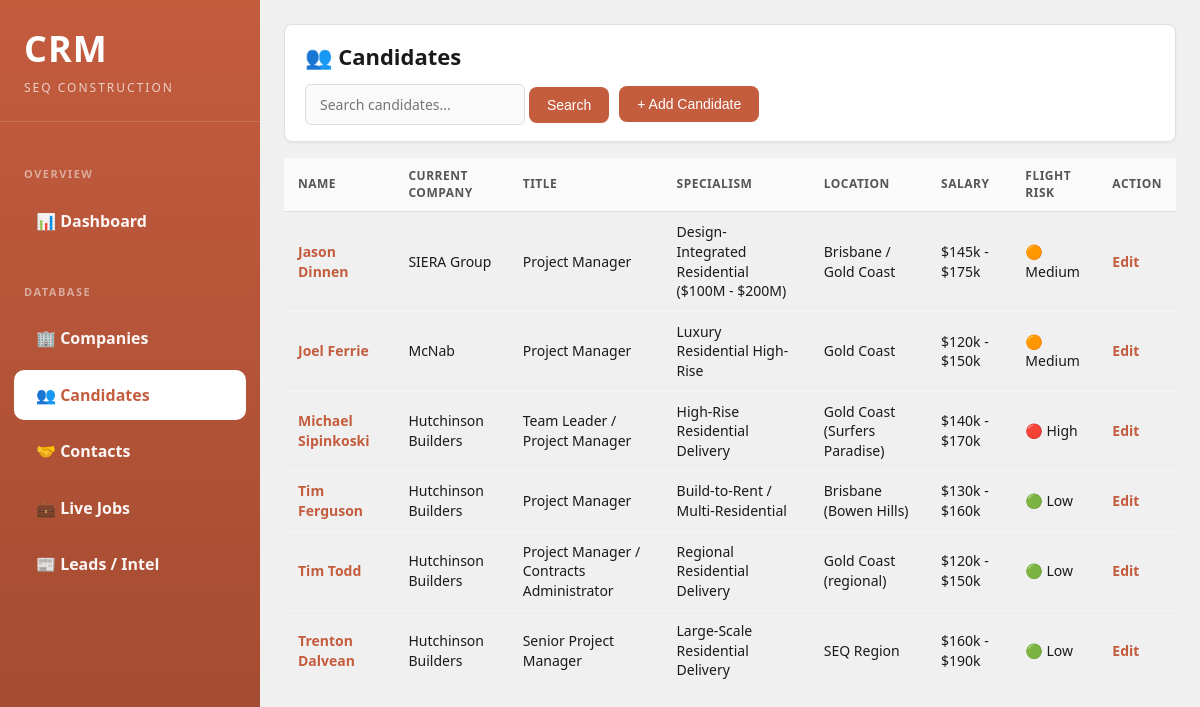
The page /candidates on the database its author committed.
### tables this page shows
CREATE TABLE candidates (
            id INTEGER PRIMARY KEY,
            name TEXT UNIQUE NOT NULL,
            current_company TEXT,
            title TEXT,
            specialism TEXT,
            years_experience INTEGER,
            salary_band TEXT,
            location TEXT,
            mobility TEXT,
            flight_risk TEXT,
            known_offers TEXT,
            who_wants_them TEXT,
            relationship_score INTEGER DEFAULT 1,
            last_contact DATE,
            next_follow_up DATE,
            notes TEXT,
            created_at TIMESTAMP DEFAULT CURRENT_TIMESTAMP,
            updated_at TIMESTAMP DEFAULT CURRENT_TIMESTAMP
        );

### app.py (the view)
@app.route('/candidates')
def candidates_list():
    db = get_db()
    cursor = db.cursor()
    search = request.args.get('search', '')
    if search:
        cursor.execute('SELECT * FROM candidates WHERE name LIKE ? OR current_company LIKE ? ORDER BY name',
                      (f'%{search}%', f'%{search}%'))
    else:
        cursor.execute('SELECT * FROM candidates ORDER BY name')
    candidates = cursor.fetchall()
    db.close()
    return render_template('candidates.html', candidates=candidates, search=search)

### app.py (called while the page is built)
def get_db():
    db = sqlite3.connect(app.config['DATABASE'])
    db.row_factory = sqlite3.Row
    return db

### templates/candidates.html (shortened to what this page needs)
{% extends "base.html" %}
{% block content %}
<div class="header">
  <h1>👥 Candidates</h1>
  <div style="margin-top: 12px; display: flex; gap: 10px; align-items: center; flex-wrap: wrap;">
    <form method="get" style="display: inline;">
      <input type="text" name="search" placeholder="Search candidates..." value="{{ search }}" style="padding: 10px 14px; border: 1px solid #ddd; border-radius: 6px; width: 220px;">
      <button type="submit" class="btn">Search</button>
    </form>
    <button class="btn" onclick="showAddForm()">+ Add Candidate</button>
  </div>
</div>
<table>
  <thead>
    <tr>
      <th>Name</th>
      <th>Current Company</th>
      <th>Title</th>
      <th>Specialism</th>
      <th>Location</th>
      <th>Salary</th>
      <th>Flight Risk</th>
      <th>Action</th>
    </tr>
  </thead>
  <tbody>
    {% for candidate in candidates %}
    <tr>
      <td><a href="/candidate/{{ candidate.id }}"><strong>{{ candidate.name }}</strong></a></td>
      <td>{{ candidate.current_company or '-' }}</td>
      <td>{{ candidate.title or '-' }}</td>
      <td>{{ candidate.specialism or '-' }}</td>
      <td>{{ candidate.location or '-' }}</td>
      <td>{{ candidate.salary_band or '-' }}</td>
      <td>
        {% if candidate.flight_risk == 'High' %}
          🔴 {{ candidate.flight_risk }}
        {% elif candidate.flight_risk == 'Medium' %}
          🟠 {{ candidate.flight_risk }}
        {% else %}
          🟢 {{ candidate.flight_risk or '-' }}
        {% endif %}
      </td>
      <td>
        <a href="#" onclick="editCandidateFromList({{ candidate.id }}, '{{ candidate.name }}', '{{ candidate.current_company or '' }}', '{{ candidate.title or '' }}', '{{ candidate.specialism or '' }}', {{ candidate.years_experience or 0 }}, '{{ candidate.salary_band or '' }}', '{{ candidate.location or '' }}', '{{ candidate.mobility or '' }}', '{{ candidate.flight_risk or '' }}', '{{ candidate.known_offers or '' }}', '{{ candidate.who_wants_them or '' }}', {{ candidate.relationship_score }}, '{{ candidate.last_contact or '' }}', '{{ candidate.next_follow_up or '' }}', '{{ candidate.notes or '' }}'); return false;">Edit</a>
      </td>
    </tr>
    {% endfor %}
  </tbody>
</table>
{% endblock %}

### templates/base.html (style rules this page uses)
* { margin: 0; padding: 0; box-sizing: border-box; }
:root { --primary: #c45c3e; --primary-dark: #a04a30; --bg: #f0f0f0; --card-bg: #ffffff; --border: #e0e0e0; --text: #1a1a1a; --text-light: #555555; --sidebar-width: 260px; }
body { font-family: 'Segoe UI', -apple-system, BlinkMacSystemFont, sans-serif; background: var(--bg); color: var(--text); line-height: 1.4; font-size: 15px; }
.header { background: var(--card-bg); padding: 16px 20px; border-radius: 8px; margin-bottom: 16px; box-shadow: 0 1px 3px rgba(0,0,0,0.05); border: 1px solid var(--border); }
.header h1 { font-size: 22px; font-weight: 600; }
table { width: 100%; border-collapse: collapse; }
th { background: #fafafa; padding: 10px 14px; text-align: left; font-size: 12px; text-transform: uppercase; letter-spacing: 0.5px; color: var(--text-light); font-weight: 600; border-bottom: 1px solid var(--border); }
td { padding: 10px 14px; font-size: 14px; border-bottom: 1px solid #f5f5f5; }
tr:last-child td { border-bottom: none; }
.btn { display: inline-flex; align-items: center; gap: 8px; background: var(--primary); color: white; padding: 10px 18px; border: none; border-radius: 8px; cursor: pointer; font-weight: 500; font-size: 14px; transition: all 0.2s; }
input, textarea, select { width: 100%; padding: 10px 14px; border: 1px solid #ccc; border-radius: 6px; font-family: inherit; font-size: 14px; transition: border-color 0.2s, box-shadow 0.2s; background: #fafafa; }
a { color: #c45c3e; text-decoration: none; font-weight: 600; }

### rows shown on the page
candidates: name "Jason Dinnen", current_company "SIERA Group", title "Project Manager", specialism "Design-Integrated Residential ($100M - $200M)", location "Brisbane / Gold Coast", salary_band "$145k - $175k", flight_risk "Medium"
candidates: name "Joel Ferrie", current_company "McNab", title "Project Manager", specialism "Luxury Residential High-Rise", location "Gold Coast", salary_band "$120k - $150k", flight_risk "Medium"
candidates: name "Michael Sipinkoski", current_company "Hutchinson Builders", title "Team Leader / Project Manager", specialism "High-Rise Residential Delivery", location "Gold Coast (Surfers Paradise)", salary_band "$140k - $170k", flight_risk "High"
candidates: name "Tim Ferguson", current_company "Hutchinson Builders", title "Project Manager", specialism "Build-to-Rent / Multi-Residential", location "Brisbane (Bowen Hills)", salary_band "$130k - $160k", flight_risk "Low"
candidates: name "Tim Todd", current_company "Hutchinson Builders", title "Project Manager / Contracts Administrator", specialism "Regional Residential Delivery", location "Gold Coast (regional)", salary_band "$120k - $150k", flight_risk "Low"
candidates: name "Trenton Dalvean", current_company "Hutchinson Builders", title "Senior Project Manager", specialism "Large-Scale Residential Delivery", location "SEQ Region", salary_band "$160k - $190k", flight_risk "Low"
